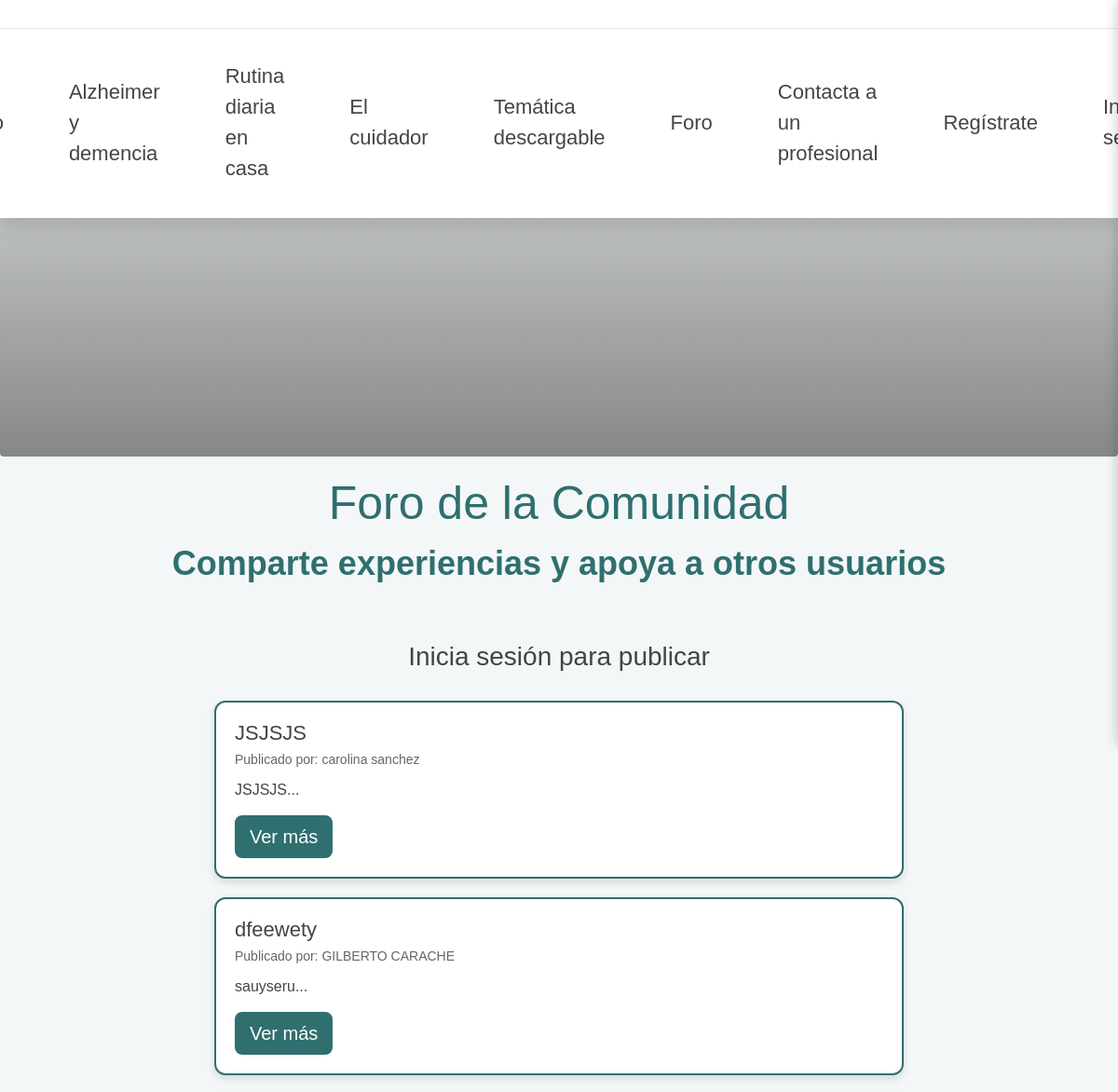
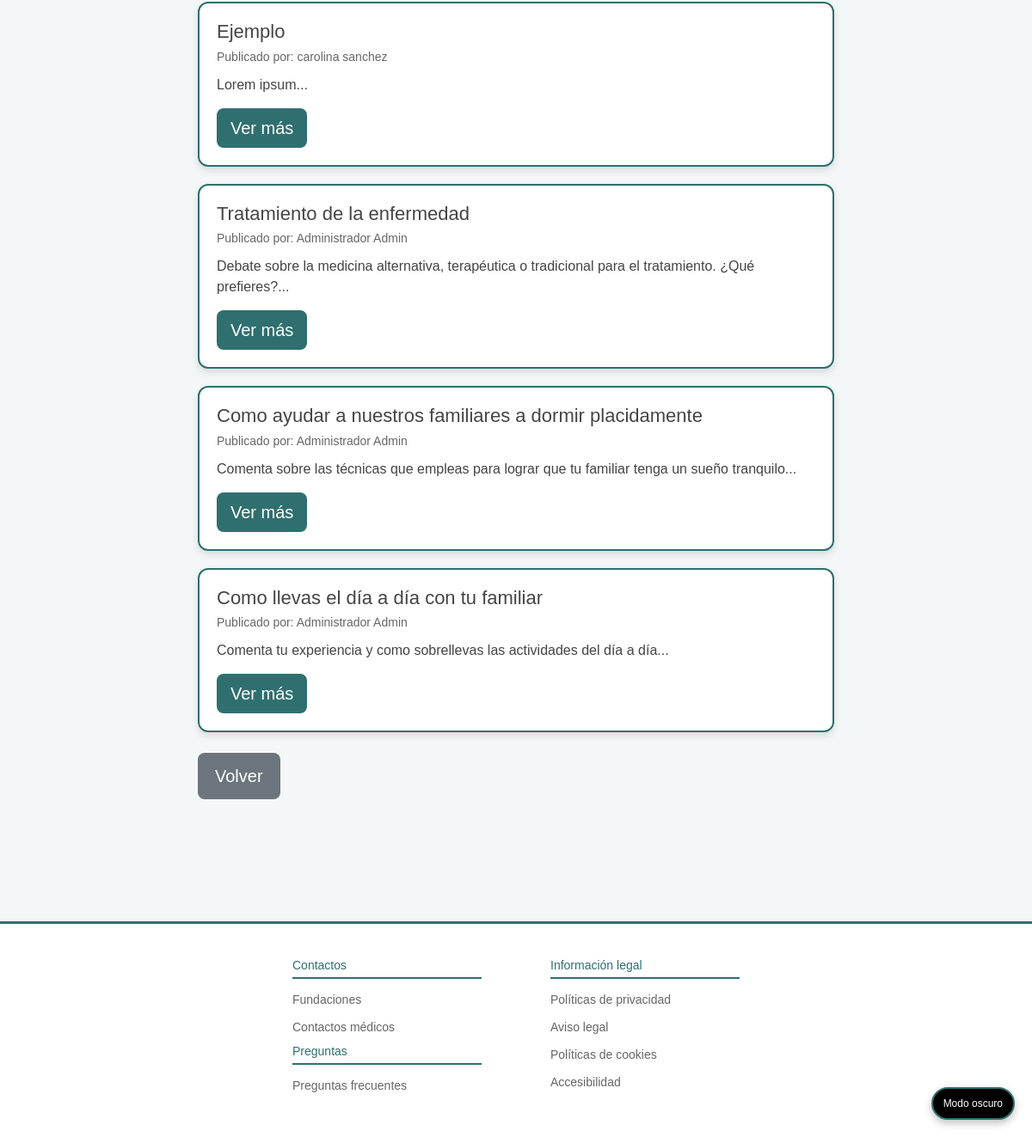
The page /pages/foro.php on the database its author committed (2 pictures, top to bottom).
### tables this page shows
CREATE TABLE `foro_temas` (
  `id` int(11) NOT NULL,
  `usuario_id` int(11) NOT NULL,
  `titulo` varchar(150) NOT NULL,
  `contenido` text NOT NULL,
  `fecha` timestamp NOT NULL DEFAULT current_timestamp()
);

CREATE TABLE `usuarios` (
  `id` int(11) NOT NULL,
  `nombre` varchar(100) NOT NULL,
  `apellidos` varchar(150) DEFAULT NULL,
  `email` varchar(150) NOT NULL,
  `password` varchar(255) NOT NULL,
  `rol` enum('admin','paciente','familiar','cuidador') NOT NULL,
  `perfil_completado` tinyint(4) DEFAULT 0,
  `fecha_registro` timestamp NOT NULL DEFAULT current_timestamp(),
  `telefono` varchar(20) DEFAULT NULL
);

### pages/foro.php (the view, shortened to what this page needs)
<?php require_once "../models/bbdd.php";
$db = new Database();
$conn = $db->connect();
$sql = $conn->prepare("
    SELECT
        ft.id,
        ft.titulo,
        ft.contenido,
        ft.fecha,
        u.nombre,
        u.apellidos
    FROM foro_temas ft
    INNER JOIN usuarios u ON u.id = ft.usuario_id
    ORDER BY ft.fecha DESC
");
$sql->execute();
$temas = $sql->fetchAll(PDO::FETCH_ASSOC);
?>
<!DOCTYPE html>
<html lang="es">
<head>
    <link href="https://cdn.jsdelivr.net/npm/bootstrap@5.3.3/dist/css/bootstrap.min.css" rel="stylesheet">
    <link rel="stylesheet" href="/assets/css/color.css">
    <link rel="stylesheet" href="/assets/css/global.css">
    <link rel="stylesheet" href="/assets/css/header.css">
    <link rel="stylesheet" href="/assets/css/footer.css">
    <link rel="stylesheet" href="/assets/css/menu.css">
    <link rel="stylesheet" href="/assets/css/banner.css">
    <link rel="stylesheet" href="/assets/css/foro.css">
</head>
<body>
    <?php include '../includes/header.php'; ?>
    <button class="theme-toggle" onclick="toggleTheme()">Modo oscuro</button>
    <?php
    if (!isset($_SESSION["user_id"])) {
        include '../includes/public-menu.php';
    } elseif ($_SESSION["rol"] === "admin") {
        include '../includes/menu-admin.php';
    } elseif ($_SESSION["rol"] === "familiar" || $_SESSION["rol"] === "cuidador") {
        include '../includes/menu-familiar.php';
    } else {
        include '../includes/private-menu.php';
    }
    ?>
    <?php include '../includes/public-banner.php'; ?>
    <h1>Foro de la Comunidad</h1>
    <p class="subtitle">Comparte experiencias y apoya a otros usuarios</p>
    <main class="container forum-container">
        <div class="text-center mb-4">
            <?php if (isset($_SESSION["user_id"])): ?>
                <button class="btn btn-primary px-4 py-2" onclick="location.href='nuevo-post.php'">
                    Crear Publicación
                </button>
            <?php else: ?>
                <h3>Inicia sesión para publicar</h3>
            <?php endif; ?>
        </div>
        <section class="post-list">
            <?php if (empty($temas)): ?>
                <p>No hay publicaciones en el foro todavía.</p>
            <?php else: ?>
                <?php foreach ($temas as $t): ?>
                    <article class="post-card">
                        <h3><?= htmlspecialchars($t['titulo']) ?></h3>
                        <p class="post-author">
                            Publicado por: <?= $t["nombre"] ?> <?= $t["apellidos"] ?>
                        </p>
                        <p class="post-preview">
                            <?= htmlspecialchars(substr($t['contenido'], 0, 120)) . "..." ?>
                        </p>
                        <button class="btn btn-info px-3 py-2"
                                onclick="location.href='post.php?id=<?= $t['id'] ?>'">
                            Ver más
                        </button>
                    </article>
                <?php endforeach; ?>
            <?php endif; ?>
        </section>
<button class="text-center mt-4 mb-4 btn btn-secondary"
    onclick="location.href='<?php
        if (!isset($_SESSION['user_id'])) {
            echo "/pages/index.php";
        }
    ?>'">
    Volver
</button>
    </main>
    <?php include '../includes/footer.php'; ?>
</body>
</html>

### assets/css/color.css (style rules this page uses)
:root { --color-primary: #2f6f6f; --color-primary-dark: #4d8f88; --color-primary-light: #8fcac3; --color-text: #444; --color-text-light: #666; --color-text-lighter: #888; --color-text-title: #2c5f5f; --color-text-subtitle: #3f7a7a; --color-bg: #f4f7f8; --color-btn-primary: #6c757d; --color-btn-primary-hover: #5c636a; --color-btn-secondary: #6c757d; --color-btn-secondary-hover: #5c636a; --color-white: #ffffff; --color-gray-100: #f5f5f5; --color-gray-200: #e0e0e0; --color-gray-300: #cccccc; --color-border: #dcdcdc; --color-border-strong: #bfbfbf; --color-hover-bg: #d4d4d4; --color-hover-primary: #4d8f88; --color-success: #4CAF50; --color-warning: #FFC107; --color-error: #E53935; --color-info: #2196F3; --color-red: #ff6b6b; --color-blue: #4d9fff; --color-green: #51d88a; --color-yellow: #ffe66d; --color-error-bg: #ffe1e1; --color-error-text: #b30000; --color-error-border: #ffb3b3; --color-primary-darker: #3b6d68; --color-warning: #a8744f; }

### assets/css/global.css (style rules this page uses)
* { box-sizing: border-box; margin: 0; padding: 0; }
body { font-family: "DM Sans", sans-serif; background: var(--color-bg); color: var(--color-text); line-height: 1.5; min-height: 100vh; display: flex; flex-direction: column; }
html, body { height: 100%; }
main { flex: 1; }
h1 { margin-top: 20px; color: var(--color-primary); font-size: 50px; text-align: center; }
.subtitle { font-size: 36px; padding: 10px; margin-top: -10px; color: var(--color-primary); text-align: center; font-weight: 600; }
.btn { padding: 12px 20px; border-radius: 8px; cursor: pointer; transition: 0.3s; font-size: 16px; border: none; }
.btn-secondary { background: var(--color-btn-secondary); color: var(--color-white); width: auto; font-size: 20px; }
.btn-info { background: var(--color-primary); color: var(--color-white); font-size: 20px; }
.theme-toggle { position: fixed; bottom: 20px; right: 20px; background-color: black; color: var(--color-white); border: solid 2px var(--color-primary); padding: 8px 12px; border-radius: 20px; cursor: pointer; font-size: 12px; box-shadow: 0 4px 10px rgba(0,0,0,0.25); transition: 0.3s; z-index: 999; }

### assets/css/foro.css (style rules this page uses)
.forum-container { max-width: 800px; margin: 0px auto 40px; padding: 30px; }
.post-list { margin-top: 30px; display: flex; flex-direction: column; gap: 20px; }
.post-card { background: var(--color-white); padding: 20px; border-radius: 12px; border: 2px solid var(--color-primary); box-shadow: 0 4px 10px rgba(0,0,0,0.12); }
body { margin-top: 0px; }
.post-card h3 { margin: 0; font-size: 22px; color: var(--color-text); }
.post-author { color: var(--color-text-light); font-size: 14px; margin: 5px 0 10px; }
.post-preview { font-size: 16px; color: var(--color-text); margin-bottom: 15px; }

### rows shown on the page
foro_temas: titulo "JSJSJS", usuario.nombre "carolina", usuario.apellidos "sanchez", contenido "JSJSJS"
foro_temas: titulo "dfeewety", usuario.nombre "GILBERTO", usuario.apellidos "CARACHE", contenido "sauyseru"
foro_temas: titulo "Ejemplo", usuario.nombre "carolina", usuario.apellidos "sanchez", contenido "Lorem ipsum"
foro_temas: titulo "Tratamiento de la enfermedad", usuario.nombre "Administrador", usuario.apellidos "Admin", contenido "Debate sobre la medicina alternativa, terapéutica o tradicional para el tratamiento. ¿Qué prefieres?"
foro_temas: titulo "Como ayudar a nuestros familiares a dormir placidamente", usuario.nombre "Administrador", usuario.apellidos "Admin", contenido "Comenta sobre las técnicas que empleas para lograr que tu familiar tenga un sueño tranquilo"
foro_temas: titulo "Como llevas el día a día con tu familiar", usuario.nombre "Administrador", usuario.apellidos "Admin", contenido "Comenta tu experiencia y como sobrellevas las actividades del día a día"
